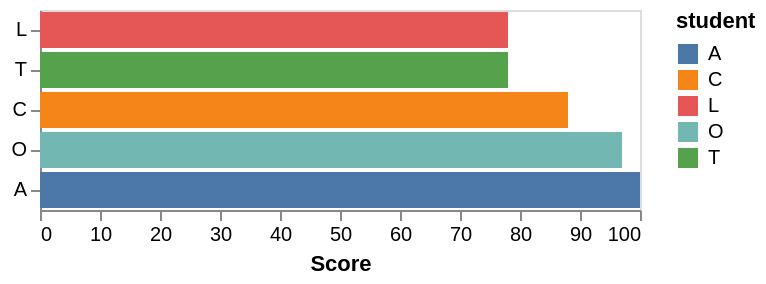

Write the Vega-Lite specification saved for this chart.
### Vega-Lite specification from a JSON file in a GitHub repository (floating-point values rounded to 4 significant figures)
{"$schema": "https://vega.github.io/schema/vega-lite/v2.json", "description": "A bar graph showing the scores of the top 5 students. This shows an example of the window transform, for how the top K (5) can be filtered, and also how a rank can be computed for each student.", "data": {"values": [{"student": "A", "score": 100}, {"student": "B", "score": 56}, {"student": "C", "score": 88}, {"student": "D", "score": 65}, {"student": "E", "score": 45}, {"student": "F", "score": 23}, {"student": "G", "score": 66}, {"student": "H", "score": 67}, {"student": "I", "score": 13}, {"student": "J", "score": 12}, {"student": "K", "score": 50}, {"student": "L", "score": 78}, {"student": "M", "score": 66}, {"student": "N", "score": 30}, {"student": "O", "score": 97}, {"student": "P", "score": 75}, {"student": "Q", "score": 24}, {"student": "R", "score": 42}, {"student": "S", "score": 76}, {"student": "T", "score": 78}, {"student": "U", "score": 21}, {"student": "V", "score": 46}]}, "transform": [{"window": [{"op": "count", "field": "score", "as": "totalStudents"}, {"op": "rank", "field": "score", "as": "rank"}], "sort": [{"field": "score", "order": "ascending"}], "groupby": ["Student"], "frame": [null, null]}, {"filter": "datum.totalStudents - datum.rank < 5"}], "mark": "bar", "encoding": {"x": {"field": "score", "type": "quantitative", "axis": {"title": "Score", "grid": false}}, "y": {"field": "student", "type": "nominal", "scale": {"rangeStep": 12}, "axis": {"title": ""}, "sort": {"field": "score", "op": "average"}}, "color": {"field": "student", "type": "nominal"}}}
